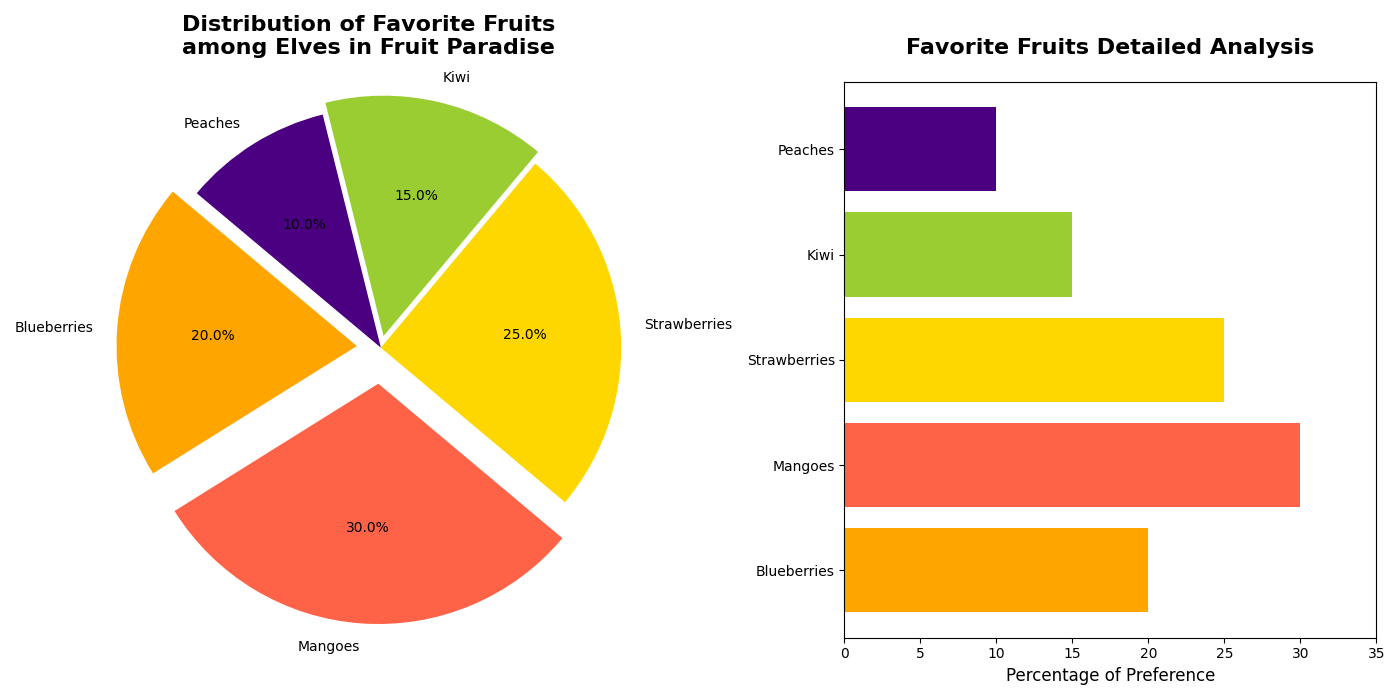

This figure's Python source:
import matplotlib.pyplot as plt

fruit_types = ['Blueberries', 'Mangoes', 'Strawberries', 'Kiwi', 'Peaches']
percentages = [20, 30, 25, 15, 10]
colors = ['#FFA500', '#FF6347', '#FFD700', '#9ACD32', '#4B0082']

fig, (ax1, ax2) = plt.subplots(1, 2, figsize=(14, 7))

explode = (0.1, 0.15, 0, 0.05, 0)
ax1.pie(
    percentages, labels=fruit_types, autopct='%1.1f%%', startangle=140, 
    colors=colors, explode=explode)

ax1.set_title('Distribution of Favorite Fruits\namong Elves in Fruit Paradise', 
              fontsize=16, fontweight='bold', pad=20)
ax1.axis('equal')

ax2.barh(fruit_types, percentages, color=colors)
ax2.set_title('Favorite Fruits Detailed Analysis', fontsize=16, fontweight='bold', pad=20)
ax2.set_xlabel("Percentage of Preference", fontsize=12)
ax2.set_xlim(0, 35)
ax2.set_yticks(range(len(fruit_types)))
ax2.set_yticklabels(fruit_types, fontsize=10)

plt.tight_layout()
plt.show()
